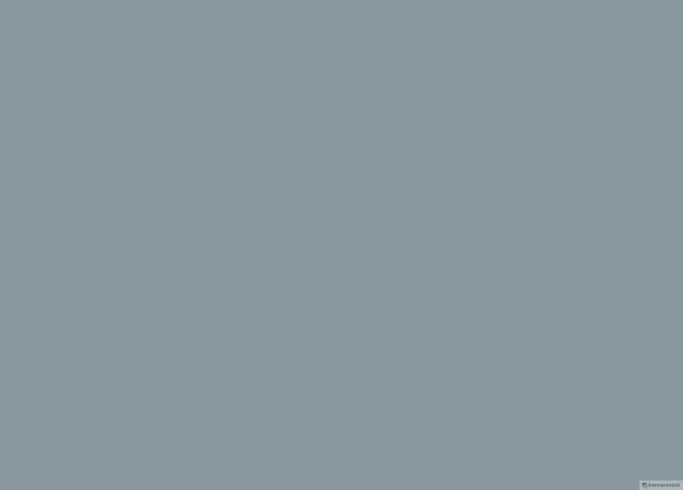
#> input picture template.jpg, 1366 x 980 px (shown at 1/2 size)
$ python desktop-reminder.py
#> lines starting #> are read from the running program, lines starting #| are printed output that depends on the picture

from PIL import Image
from PIL import ImageFont
from PIL import ImageDraw
import os

DEBUG = "DEBUG | "

# Author: Alirezarpi

# ---------------> Desktop Reminder <-----------------

print("\033[1;37mRemember to... ?\033[0;36m\nText To Remember: ( Sentence Splited by - (dash) )\033[34m ", end="")
text = input()
print("\033[00m", end="")

count = text.count("-")
text = text.replace("-", "\n")

if ( count > 1 ):
    positionR = (100, 270) # Set position upper
    position = (120, 420)  # <-)
else:
    positionR = (150, 370) # Set position middle of photo
    position = (170, 500)  # <-)


path = os.popen('pwd').read() # Path to image folder
path = list(path.split("\n"))
del path[-1] # Delete \n end of path

img = Image.open(''.join(path) + '/template.jpg')
#> img is the input picture: PIL image 1366x980 RGB; mean R, G, B 136, 151, 158
draw = ImageDraw.Draw(img)
font = ImageFont.truetype(''.join(path) + '/Calibri.ttf', 70)
# draw.text((x, y), "text", (color), font)
draw.text(positionR, "Remember to...", (46,56,63), font=font)
draw.text(position, text, (46,56,63), font=font)
img.save(''.join(path) + '/rtw.jpg')
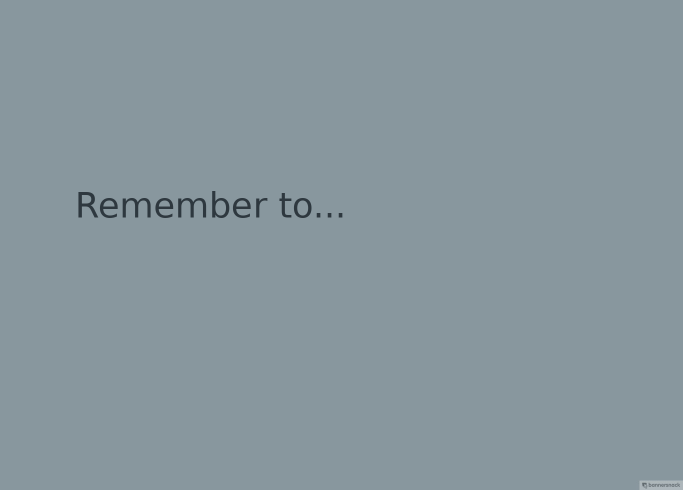
#> saved as rtw.jpg: PIL image 1366x980 RGB (shown at 1/2 size); mean R, G, B 135.6, 150.5, 157.5
# Set as background
status = os.system("gsettings set org.gnome.desktop.background picture-uri file:{}/rtw.jpg".format(''.join(path)))

if ( status == 0 ):
    print("\033[32mSuccessfull, Check your desktop\033[00m")
else:
    print("\033[31mUnsuccessfull, I don't know why you find out yourself\033[00m")

$ run again, with rwt.jpg copied over template.jpg
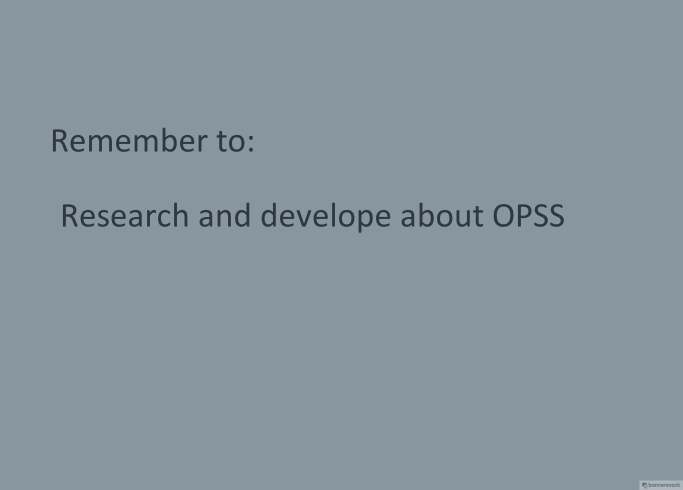
#> input picture rwt.jpg, 1366 x 980 px (shown at 1/2 size)
#> img is the input picture: PIL image 1366x980 RGB; mean R, G, B 134.8, 149.7, 156.8
#> `img.save(''.join(path) + '/rtw.jpg')`:
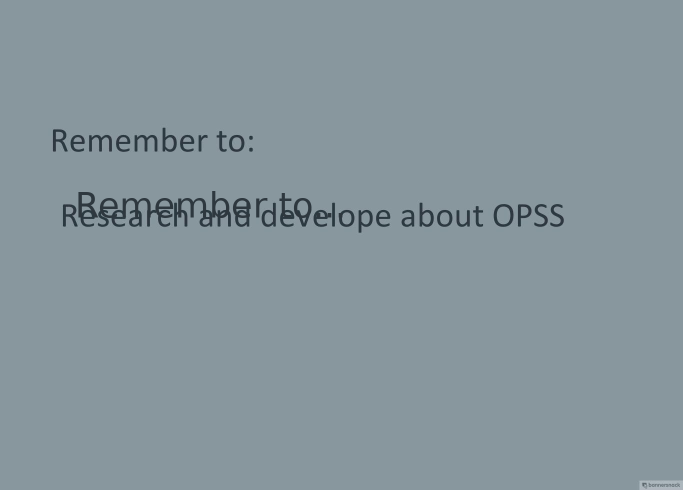
#> saved as rtw.jpg: PIL image 1366x980 RGB (shown at 1/2 size); mean R, G, B 134.4, 149.3, 156.3
